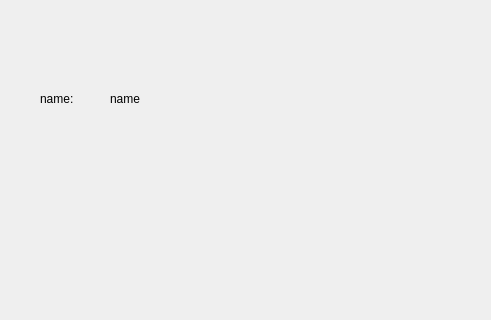
<?xml version="1.0" encoding="UTF-8"?>
<ui version="4.0">
 <class>Form</class>
 <widget class="QWidget" name="Form">
  <property name="geometry">
   <rect>
    <x>0</x>
    <y>0</y>
    <width>491</width>
    <height>320</height>
   </rect>
  </property>
  <property name="windowTitle">
   <string>Form</string>
  </property>
  <widget class="QLabel" name="label">
   <property name="geometry">
    <rect>
     <x>40</x>
     <y>90</y>
     <width>67</width>
     <height>17</height>
    </rect>
   </property>
   <property name="text">
    <string>name:</string>
   </property>
  </widget>
  <widget class="QLabel" name="name">
   <property name="geometry">
    <rect>
     <x>110</x>
     <y>90</y>
     <width>281</width>
     <height>17</height>
    </rect>
   </property>
   <property name="text">
    <string>name</string>
   </property>
  </widget>
 </widget>
 <resources/>
 <connections/>
</ui>
